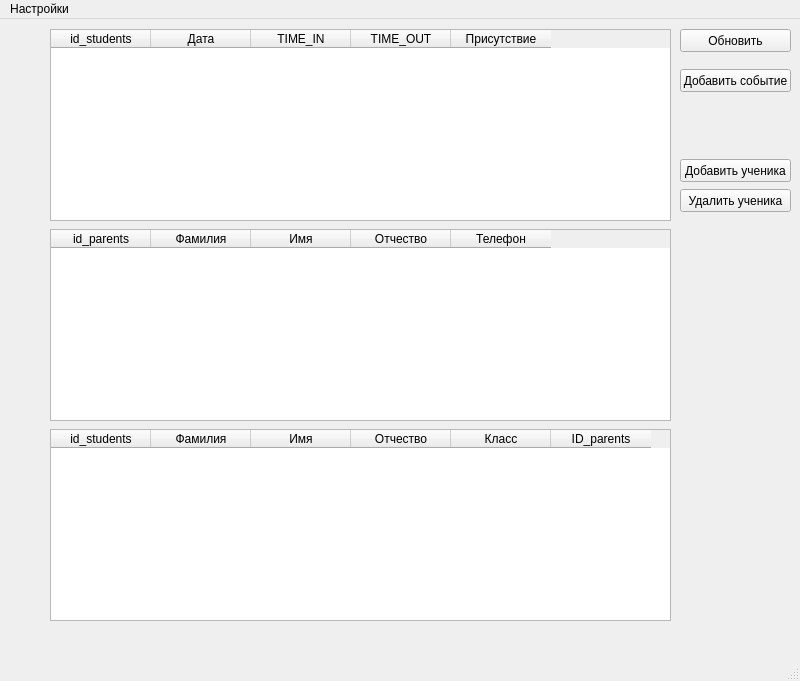
<?xml version="1.0" encoding="UTF-8"?>
<ui version="4.0">
 <class>mainWindow</class>
 <widget class="QMainWindow" name="mainWindow">
  <property name="geometry">
   <rect>
    <x>0</x>
    <y>0</y>
    <width>800</width>
    <height>681</height>
   </rect>
  </property>
  <property name="windowTitle">
   <string>Посещение</string>
  </property>
  <widget class="QWidget" name="centralwidget">
   <widget class="QTableWidget" name="tableWidget_students">
    <property name="geometry">
     <rect>
      <x>50</x>
      <y>410</y>
      <width>621</width>
      <height>192</height>
     </rect>
    </property>
    <column>
     <property name="text">
      <string>id_students</string>
     </property>
    </column>
    <column>
     <property name="text">
      <string>Фамилия</string>
     </property>
    </column>
    <column>
     <property name="text">
      <string>Имя</string>
     </property>
    </column>
    <column>
     <property name="text">
      <string>Отчество</string>
     </property>
    </column>
    <column>
     <property name="text">
      <string>Класс</string>
     </property>
    </column>
    <column>
     <property name="text">
      <string>ID_parents</string>
     </property>
    </column>
   </widget>
   <widget class="QPushButton" name="pushButton_Run">
    <property name="geometry">
     <rect>
      <x>680</x>
      <y>10</y>
      <width>111</width>
      <height>23</height>
     </rect>
    </property>
    <property name="text">
     <string>Обновить</string>
    </property>
   </widget>
   <widget class="QTableWidget" name="tableWidget_parents">
    <property name="geometry">
     <rect>
      <x>50</x>
      <y>210</y>
      <width>621</width>
      <height>192</height>
     </rect>
    </property>
    <column>
     <property name="text">
      <string>id_parents</string>
     </property>
    </column>
    <column>
     <property name="text">
      <string>Фамилия</string>
     </property>
    </column>
    <column>
     <property name="text">
      <string>Имя</string>
     </property>
    </column>
    <column>
     <property name="text">
      <string>Отчество</string>
     </property>
    </column>
    <column>
     <property name="text">
      <string>Телефон</string>
     </property>
    </column>
   </widget>
   <widget class="QTableWidget" name="tableWidget_movements">
    <property name="geometry">
     <rect>
      <x>50</x>
      <y>10</y>
      <width>621</width>
      <height>192</height>
     </rect>
    </property>
    <column>
     <property name="text">
      <string>id_students</string>
     </property>
    </column>
    <column>
     <property name="text">
      <string>Дата</string>
     </property>
    </column>
    <column>
     <property name="text">
      <string>TIME_IN</string>
     </property>
    </column>
    <column>
     <property name="text">
      <string>TIME_OUT</string>
     </property>
    </column>
    <column>
     <property name="text">
      <string>Присутствие</string>
     </property>
    </column>
   </widget>
   <widget class="QPushButton" name="pushButton_add_student">
    <property name="geometry">
     <rect>
      <x>680</x>
      <y>140</y>
      <width>111</width>
      <height>23</height>
     </rect>
    </property>
    <property name="text">
     <string>Добавить ученика</string>
    </property>
   </widget>
   <widget class="QPushButton" name="pushButton_del_student">
    <property name="geometry">
     <rect>
      <x>680</x>
      <y>170</y>
      <width>111</width>
      <height>23</height>
     </rect>
    </property>
    <property name="text">
     <string>Удалить ученика</string>
    </property>
   </widget>
   <widget class="QPushButton" name="pushButton_add_event">
    <property name="geometry">
     <rect>
      <x>680</x>
      <y>50</y>
      <width>111</width>
      <height>23</height>
     </rect>
    </property>
    <property name="text">
     <string>Добавить событие</string>
    </property>
   </widget>
  </widget>
  <widget class="QMenuBar" name="menubar">
   <property name="geometry">
    <rect>
     <x>0</x>
     <y>0</y>
     <width>800</width>
     <height>21</height>
    </rect>
   </property>
   <widget class="QMenu" name="menu">
    <property name="title">
     <string>Настройки</string>
    </property>
    <addaction name="separator"/>
    <addaction name="period"/>
   </widget>
   <addaction name="menu"/>
  </widget>
  <widget class="QStatusBar" name="statusbar"/>
  <action name="action">
   <property name="text">
    <string>Период наблюдения</string>
   </property>
  </action>
  <action name="period">
   <property name="text">
    <string>Период наблюдения</string>
   </property>
  </action>
  <action name="action_3">
   <property name="text">
    <string>ячсмчав</string>
   </property>
  </action>
 </widget>
 <resources/>
 <connections/>
</ui>
